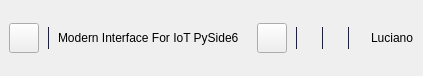
     <widget class="QFrame" name="top_menu_frame">
      <property name="minimumSize">
       <size>
        <width>0</width>
        <height>76</height>
       </size>
      </property>
      <property name="maximumSize">
       <size>
        <width>16777215</width>
        <height>76</height>
       </size>
      </property>
      <property name="frameShape">
       <enum>QFrame::NoFrame</enum>
      </property>
      <property name="frameShadow">
       <enum>QFrame::Sunken</enum>
      </property>
      <layout class="QHBoxLayout" name="horizontalLayout">
       <property name="spacing">
        <number>0</number>
       </property>
       <property name="leftMargin">
        <number>0</number>
       </property>
       <property name="topMargin">
        <number>0</number>
       </property>
       <property name="rightMargin">
        <number>0</number>
       </property>
       <property name="bottomMargin">
        <number>0</number>
       </property>
       <item>
        <widget class="QFrame" name="frame">
         <property name="maximumSize">
          <size>
           <width>70</width>
           <height>16777215</height>
          </size>
         </property>
         <property name="frameShape">
          <enum>QFrame::NoFrame</enum>
         </property>
         <property name="frameShadow">
          <enum>QFrame::Raised</enum>
         </property>
         <layout class="QHBoxLayout" name="horizontalLayout_2">
          <item>
           <widget class="QPushButton" name="hamburger_menu">
            <property name="maximumSize">
             <size>
              <width>30</width>
              <height>30</height>
             </size>
            </property>
            <property name="text">
             <string/>
            </property>
           </widget>
          </item>
         </layout>
        </widget>
       </item>
       <item>
        <widget class="Line" name="line">
         <property name="maximumSize">
          <size>
           <width>1</width>
           <height>22</height>
          </size>
         </property>
         <property name="styleSheet">
          <string notr="true">background-color: #1B1B38;
max-height: 20px;</string>
         </property>
         <property name="orientation">
          <enum>Qt::Vertical</enum>
         </property>
        </widget>
       </item>
       <item>
        <widget class="QFrame" name="frame_2">
         <property name="frameShape">
          <enum>QFrame::NoFrame</enum>
         </property>
         <property name="frameShadow">
          <enum>QFrame::Raised</enum>
         </property>
         <layout class="QHBoxLayout" name="horizontalLayout_7">
          <item>
           <widget class="QLabel" name="system_name">
            <property name="text">
             <string>Modern Interface For IoT PySide6</string>
            </property>
           </widget>
          </item>
         </layout>
        </widget>
       </item>
       <item>
        <widget class="QFrame" name="frame_5">
         <property name="maximumSize">
          <size>
           <width>62</width>
           <height>16777215</height>
          </size>
         </property>
         <property name="frameShape">
          <enum>QFrame::NoFrame</enum>
         </property>
         <property name="frameShadow">
          <enum>QFrame::Raised</enum>
         </property>
         <layout class="QVBoxLayout" name="verticalLayout_2">
          <item>
           <widget class="QPushButton" name="search_button">
            <property name="maximumSize">
             <size>
              <width>30</width>
              <height>30</height>
             </size>
            </property>
            <property name="text">
             <string/>
            </property>
           </widget>
          </item>
         </layout>
        </widget>
       </item>
       <item>
        <widget class="Line" name="line_2">
         <property name="maximumSize">
          <size>
           <width>1</width>
           <height>22</height>
          </size>
         </property>
         <property name="styleSheet">
          <string notr="true">background-color: #1B1B38;
max-height: 20px;</string>
         </property>
         <property name="orientation">
          <enum>Qt::Vertical</enum>
         </property>
        </widget>
       </item>
       <item>
        <widget class="QFrame" name="frame_6">
         <property name="maximumSize">
          <size>
           <width>62</width>
           <height>16777215</height>
          </size>
         </property>
         <property name="frameShape">
          <enum>QFrame::NoFrame</enum>
         </property>
         <property name="frameShadow">
          <enum>QFrame::Raised</enum>
         </property>
         <layout class="QHBoxLayout" name="horizontalLayout_4">
          <item>
           <widget class="QLabel" name="email_icon">
            <property name="text">
             <string/>
            </property>
            <property name="pixmap">
             <pixmap resource="../../resource.qrc">:/icons/resources/icons/email-outline.svg</pixmap>
            </property>
            <property name="alignment">
             <set>Qt::AlignCenter</set>
            </property>
           </widget>
          </item>
         </layout>
        </widget>
       </item>
       <item>
        <widget class="Line" name="line_3">
         <property name="maximumSize">
          <size>
           <width>1</width>
           <height>22</height>
          </size>
         </property>
         <property name="styleSheet">
          <string notr="true">background-color: #1B1B38;
max-height: 20px;</string>
         </property>
         <property name="orientation">
          <enum>Qt::Vertical</enum>
         </property>
        </widget>
       </item>
       <item>
        <widget class="QFrame" name="frame_7">
         <property name="maximumSize">
          <size>
           <width>62</width>
           <height>16777215</height>
          </size>
         </property>
         <property name="frameShape">
          <enum>QFrame::NoFrame</enum>
         </property>
         <property name="frameShadow">
          <enum>QFrame::Raised</enum>
         </property>
         <layout class="QHBoxLayout" name="horizontalLayout_3">
          <item>
           <widget class="QLabel" name="notification_icon">
            <property name="text">
             <string/>
            </property>
            <property name="pixmap">
             <pixmap resource="../../resource.qrc">:/icons/resources/icons/bell-outline.svg</pixmap>
            </property>
            <property name="alignment">
             <set>Qt::AlignCenter</set>
            </property>
           </widget>
          </item>
         </layout>
        </widget>
       </item>
       <item>
        <widget class="Line" name="line_4">
         <property name="maximumSize">
          <size>
           <width>1</width>
           <height>22</height>
          </size>
         </property>
         <property name="styleSheet">
          <string notr="true">background-color: #1B1B38;
max-height: 20px;</string>
         </property>
         <property name="orientation">
          <enum>Qt::Vertical</enum>
         </property>
        </widget>
       </item>
       <item>
        <widget class="QFrame" name="frame_8">
         <property name="maximumSize">
          <size>
           <width>170</width>
           <height>16777215</height>
          </size>
         </property>
         <property name="frameShape">
          <enum>QFrame::NoFrame</enum>
         </property>
         <property name="frameShadow">
          <enum>QFrame::Raised</enum>
         </property>
         <layout class="QHBoxLayout" name="horizontalLayout_6">
          <item>
           <widget class="QLabel" name="user_pic">
            <property name="maximumSize">
             <size>
              <width>50</width>
              <height>50</height>
             </size>
            </property>
            <property name="text">
             <string/>
            </property>
            <property name="pixmap">
             <pixmap resource="../../resource.qrc">:/images/resources/images/86445195.png</pixmap>
            </property>
            <property name="scaledContents">
             <bool>true</bool>
            </property>
           </widget>
          </item>
          <item>
           <widget class="QLabel" name="user_name">
            <property name="text">
             <string>Luciano</string>
            </property>
           </widget>
          </item>
         </layout>
        </widget>
       </item>
      </layout>
     </widget>
